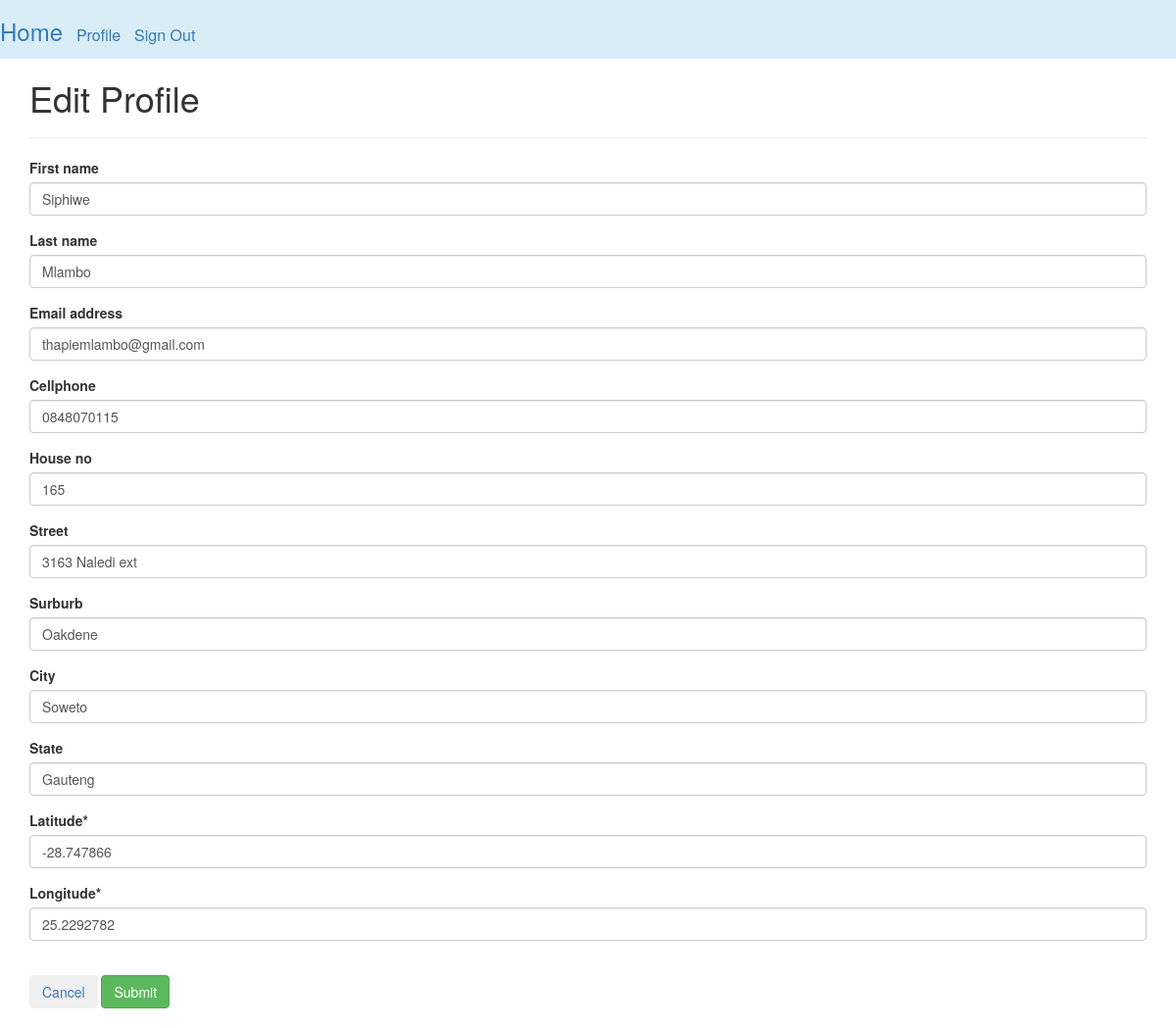
Page /portfolio/edit-profile/1/ (signed in) on the earlier database version.
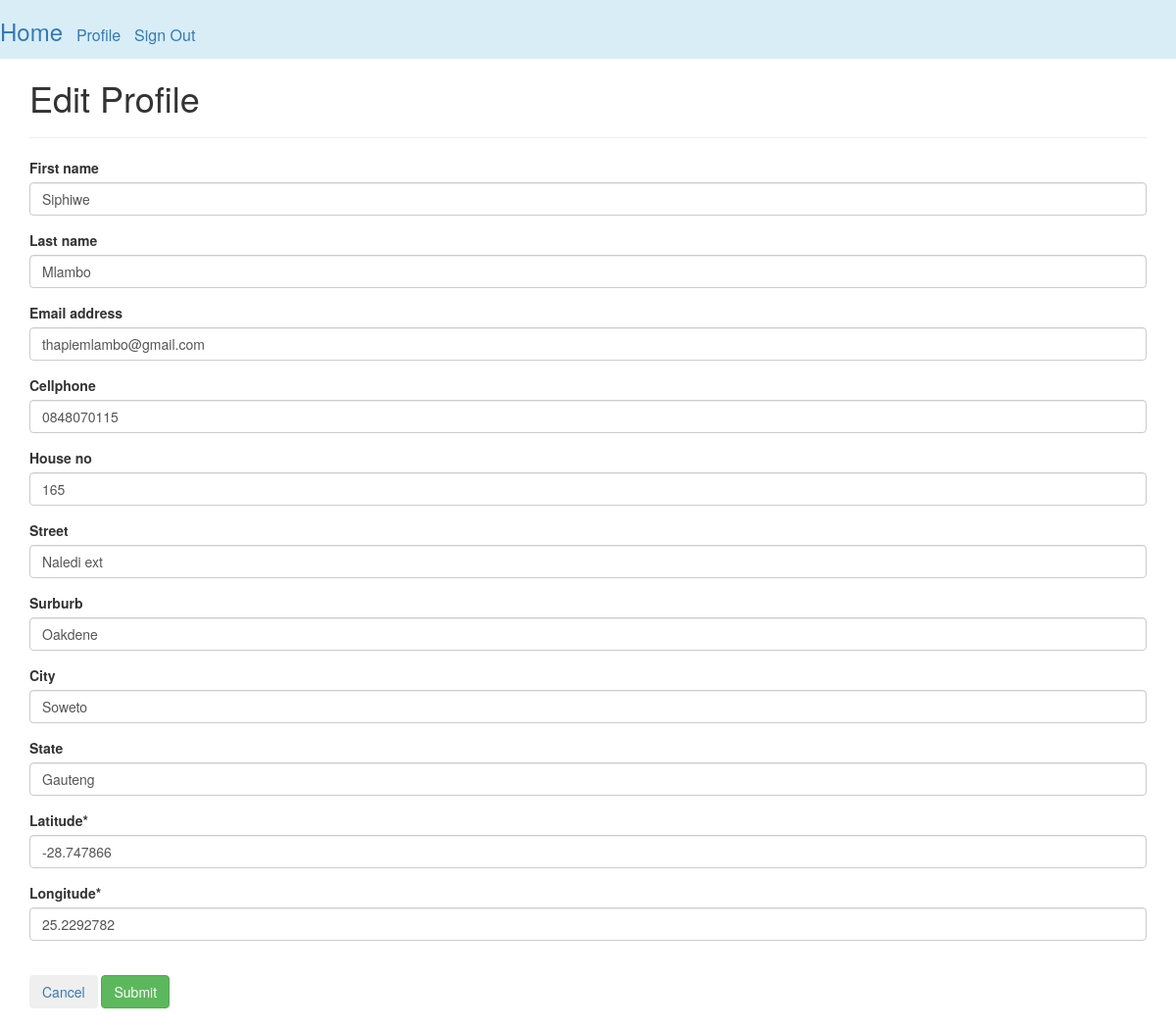
Same page on the later database version.
### portfolio/models.py (models this page shows)
class Profile(models.Model):
    user = models.OneToOneField(User, on_delete=models.CASCADE)
    cellphone = models.CharField(max_length=13, blank=True)
    house_no = models.CharField(max_length=50, blank=True)
    street = models.CharField(max_length=100, blank=True)
    surburb = models.CharField(max_length=100, blank=True)
    city = models.CharField(max_length=100, blank=True)
    state = models.CharField(max_length=100, blank=True)
    latitude = models.CharField(max_length=10)
    longitude = models.CharField(max_length=11)
    created = models.DateTimeField(auto_now_add=True)
    last_update = models.DateTimeField(auto_now=True)
    class Meta:
        db_table = 'profile'

### portfolio/views.py (the view)
# urls.py: path('edit-profile/<int:id>/', views.edit_user_profile, name='edit_profile'),
@login_required(login_url='/portfolio/')
def edit_user_profile(request, id):
    if is_current_user_id(request, id):
        try:
            user_instance = User.objects.get(id=id)
            user_form = UserForm(request.POST or None, instance=user_instance)
        except ObjectDoesNotExist:
            return redirect('/portfolio/')
        try:
            profile_instance = Profile.objects.get(user=user_instance)
            profile_form = ProfileForm(request.POST or None, instance=profile_instance)
        except ObjectDoesNotExist:
            profile_instance = None
            profile_form = ProfileForm(request.POST or None)
        context = create_dict.get_dict(title="Edit Profile", profile_form=profile_form, user_form=user_form,
                action='/portfolio/edit-profile/'+str(id)+'/', id=str(id))
        if request.method == 'POST':
            if user_form.is_valid():
                user_form_instance = user_form.save(commit=False)
                user_form_instance.first_name = user_form.cleaned_data.get('first_name')
                user_form_instance.last_name = user_form.cleaned_data.get('last_name')
                user_form_instance.email = user_form.cleaned_data.get('email')
                user_form_instance.save()
            if profile_form.is_valid():
                profile_form_instance = profile_form.save(commit=False)
                if profile_instance is None:
                    profile_form_instance.user = user_instance
                else:
                    pass
                profile_form_instance.cellphone = profile_form.cleaned_data.get('cellphone')
                profile_form_instance.house_no = profile_form.cleaned_data.get('house_no')
                profile_form_instance.street = profile_form.cleaned_data.get('street')
                profile_form_instance.surburb = profile_form.cleaned_data.get('surburb')
                profile_form_instance.city = profile_form.cleaned_data.get('city')
                profile_form_instance.state = profile_form.cleaned_data.get('state')
                profile_form_instance.latitude = profile_form.cleaned_data.get('latitude')
                profile_form_instance.longitude = profile_form.cleaned_data.get('longitude')
                profile_form_instance.save()
            else:
                context["error"] = profile_form.errors
                return render(request, "portfolio/edit_profile.html", context)
            return redirect('/portfolio/profile/'+str(id)+'/')
        else:
            return render(request, "portfolio/edit_profile.html", context)
    else:
        logout(request)
        return redirect('/portfolio/')

### portfolio/forms.py (shortened to what this page needs)
class ProfileForm(forms.ModelForm):
    class Meta:
        model = Profile
        fields = ('cellphone', 'house_no', 'street', 'surburb', 'city', 'state', 'latitude', 'longitude')

class UserForm(forms.ModelForm):
    class Meta:
        model = User
        fields = ('first_name', 'last_name', 'email')

### portfolio/portfolio_objects.py (called while the page is built)
    def get_dict(self, **kwargs):
        obj = {}
        for key, value in kwargs.items():
            obj[key] = value
        return obj

### portfolio/views.py (called while the page is built)
def is_current_user_id(request, id):
    curr_user_id = request.user.id
    return curr_user_id == int(id)

### portfolio/templates/portfolio/edit_profile.html (shortened to what this page needs)
{% extends 'portfolio/navbar.html' %}
{% load crispy_forms_tags %}
{% block body_content %}
<div class="container">
    <h1>{{title}}</h1>
    <hr/>
    <form method="POST" action="{{ action }}" autocomplete="off">
        {{ user_form | crispy}}
        {{ profile_form | crispy}}
        <br/>
        <a href="/portfolio/profile/{{ id }}"><button type="button" class="btn">Cancel</button></a>
        <button type="submit" class="btn btn-success">Submit</button>
    </form>
    <br/>
</div>
{% endblock body_content %}

### portfolio/templates/portfolio/navbar.html (shortened to what this page needs)
{% extends 'portfolio/base.html' %}
{% block navbar %}
<nav>
    <div class="bg-info row nav-height">
        <a class="home" href="/portfolio/home/{{ id }}">Home</a>
        <a class="text-nav" href="/portfolio/profile/{{ id }}">Profile</a>
        <a class="text-nav" href="/portfolio/logout/">Sign Out</a>
    </div>
</nav>
{% endblock navbar %}

### portfolio/templates/portfolio/base.html (shortened to what this page needs)
{% load static %}
<!DOCTYPE html>
<html lang="en">
  <head>
    <link rel="stylesheet" href="https://maxcdn.bootstrapcdn.com/bootstrap/3.3.7/css/bootstrap.min.css">
    <link rel="stylesheet" href="{% static 'css/app_style.css' %}">
  </head>
  <body>
    {% block navbar %}
    {% endblock navbar %}
    {% block body_content %}
    {% endblock body_content %}
  </body>
</html>

### portfolio/static/css/app_style.css (style rules this page uses)
.text-nav { font-size: medium; padding-right: 10px; }
.nav-height { height:60px; padding: 15px; }
.home { font-size: x-large; padding-right: 10px; }

Differences in the rows shown:
changed Profile "Oakdene": street "3163 Naledi ext" → "Naledi ext"
